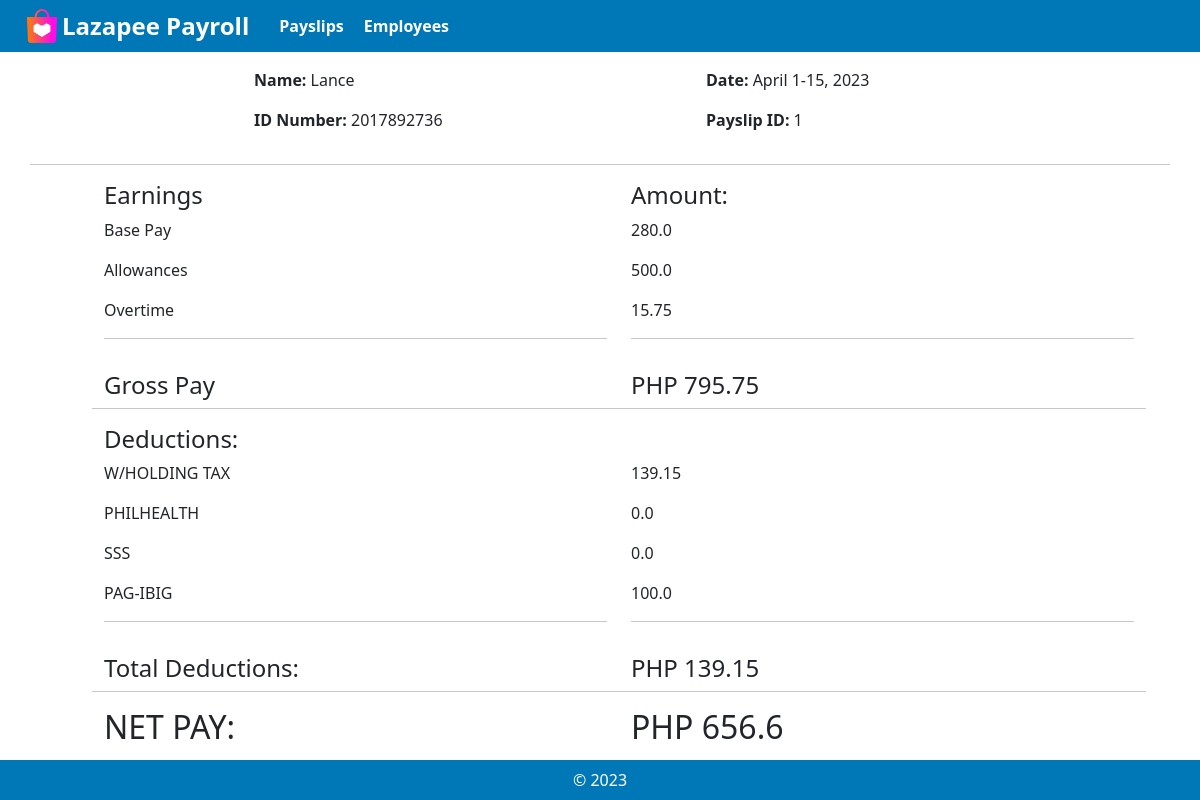
/viewPayslips/62/, run on the app's committed database.
### payroll_app/models.py (models this page shows, shortened)
class Employee(models.Model):
    name = models.CharField(max_length=300)
    id_number = models.CharField(max_length=300, unique=True)
    rate = models.FloatField()
    overtime_pay = models.FloatField(default=0.0, null=True, blank=True)
    allowance = models.FloatField(default=0.0, null=True, blank=True)
    objects = models.Manager()
    def getRate(self):
        return self.rate
    def getOvertime(self):
        return self.overtime_pay
    def getAllowance(self):
        return self.allowance

class Payslip(models.Model):
    id_number = models.ForeignKey(Employee, on_delete=models.CASCADE)
    month = models.CharField(max_length=300)
    date_range = models.CharField(max_length=300)
    year = models.CharField(max_length=300)
    pay_cycle = models.IntegerField()
    rate = models.FloatField()
    earnings_allowance = models.FloatField()
    deductions_tax = models.FloatField()
    deductions_health = models.FloatField()
    pag_ibig = models.FloatField()
    sss = models.FloatField()
    overtime = models.FloatField()
    total_pay = models.FloatField()
    objects = models.Manager()
    def getIDNumber(self):
        return self.id_number.id_number
    def getPay_cycle(self):
        return self.pay_cycle
    def getRate(self):
        return self.rate
    def getEarnings_allowance(self):
        return self.earnings_allowance
    def getDeductions_tax(self):
        return self.deductions_tax
    def getDeductions_health(self):
        return self.deductions_health
    def getPag_ibig(self):
        return self.pag_ibig
    def getSSS(self):
        return self.sss
    def getOvertime(self):
        return self.overtime

### payroll_app/views.py (the view)
# urls.py: path('viewPayslips/<int:id>/', views.viewPayslips, name='viewPayslips'),
def viewPayslips(request, id):
    payslip = get_object_or_404(Payslip, pk=id)
    employee_id = int(payslip.getIDNumber())
    employee = get_object_or_404(Employee, id_number = employee_id)
    base_pay = float(employee.getRate())/2
    allowance = employee.getAllowance()
    overtime = employee.getOvertime()
    wTax= float(payslip.getDeductions_tax())
    ph = float(payslip.getDeductions_health())
    if ph == '':
        ph = 0
    sss = float(payslip.getSSS())
    if sss == '':
        sss = 0
    rate = float(payslip.getRate())
    allowances = float(payslip.getEarnings_allowance())
    overtime = float(payslip.getOvertime())
    payslipID = payslip.getPay_cycle()
    pagIbig = payslip.getPag_ibig()
    if pagIbig == '':
        pagIbig = 0
    deductions = wTax + ph + sss
    gp = (base_pay) + allowances + overtime
    grossPay = round(gp, 2)
    netPay = grossPay - deductions
    return render(request, 'payroll_app/ViewPayslips.html',
                  {'p':payslip, 'e':employee, 'base_pay':base_pay,
                   'allowance':allowance, 'overtime':overtime,
                   'wTax': wTax, 'ph':ph, 'sss':sss, 'rate':rate,
                   'deductions':deductions, 'grossPay':grossPay,
                   'payslipID':payslipID, 'netPay':netPay,
                   'pagIbig':pagIbig,
                   })

### payroll_app/templates/payroll_app/ViewPayslips.html (shortened to what this page needs)
{% extends 'payroll_app/Navbar.html' %}
{% load static %}
        {% block content %}
        <div class="container">
            <div class="row" style="margin-left: 200px;">
                <div class="row">
                    <div class="col-md-6">
                        <p><b>Name: </b> {{ e.name }}</p>
                        <p><b>ID Number: </b> {{e.id_number}}</p>
                    </div>
                    <div class="col-md-6">
                        <p><b>Date: </b>{{ p.date_range }}</p>
                        <p><b>Payslip ID: </b>{{ payslipID }}</p>
                    </div>
                    <div class="col-md-6">
                    </div>
                </div>
            </div>
        </div>
        <hr>
        <div class="container">
            <div class="row" style="margin-left: 50px;">
                <div class="row">
                    <div class="col-md-6">
                        <h4>Earnings</h4>
                        <table class="table table-striped">
                            <thead>
                                <tr>
                                    <p>Base Pay</p>
                                </tr>
                                <tr>
                                    <p>Allowances</p>
                                </tr>
                                <tr>
                                    <p>Overtime</p>
                                </tr>
                            </thead>
                            <hr>
                        </table>
                    </div>
                    <div class="col-md-6">
                        <h4>Amount:</h4>
                        <table class="table table-striped">
                            <thead>
                                <tr>
                                    <p> {{base_pay}} </p>
                                </tr>
                                <tr>
                                    <p> {{allowance}}</p>
                                </tr>
                                <tr>
                                    <p> {{overtime}} </p>
                                </tr>
                            </thead>
                            <tbody>
                                <hr>
                            </tbody>
                        </table>
                    </div>
                    <div class="col-md-6">
                        <h4>Gross Pay</h4>
                    </div>
                    <div class="col-md-6">
                        <h4>PHP {{grossPay}}</h4>
                    </div>
                    <hr>
                    <div class="col-md-6">
                        <h4>Deductions:</h4>
                        <table class="table table-striped">
                            <thead>
                                <tr>
                                    <p>W/HOLDING TAX</p>
                                </tr>
                                <tr>
                                    <p>PHILHEALTH</p>
                                </tr>
                                <tr>
                                    <p>SSS</p>
                                </tr>
                                <tr>
                                    <p>PAG-IBIG</p>
                                </tr>
                            </thead>
                            <hr>
                        </table>
                    </div>
                    <div class="col-md-6">
                        <h4 style="color: white;">#</h4>
                        <table class="table table-striped">
                            <thead>
                                <tr>
                                    <p>{{wTax}}</p>
                                </tr>
                                <tr>
                                    <p>{{ph}}</p>
                                </tr>
                                <tr>
                                    <p>{{sss}}</p>
                                </tr>
                                <tr>
                                    <p>{{pagIbig}}</p>
                                </tr>
                            </thead>
                            <hr>
                        </table>
                    </div>
                    <div class="col-md-6">
                        <h4>Total Deductions:</h4>
                    </div>
                    <div class="col-md-6">
                        <h4>PHP {{deductions}}</h4>
                    </div>
                    <hr>
                    <div class="col-md-6">
                        <h2>NET PAY:</h2>
                    </div>
                    <div class="col-md-6">
                        <h2>PHP {{netPay}}</h2>
                    </div>
                </div>
                </div>
                </div>
            </div>
        </div>
        {% endblock %}

### data on the page
Employee: name "Lance", id_number "2017892736", allowance "500.0"
Payslip: date_range "April 1-15, 2023", overtime "15.75", deductions_tax "139.15", deductions_health "0.0", sss "0.0", pag_ibig "100.0"

### other printed values
{{ payslipID }} "1"
{{ base_pay }} "280.0"
{{ grossPay }} "795.75"
{{ deductions }} "139.15"
{{ netPay }} "656.6"
